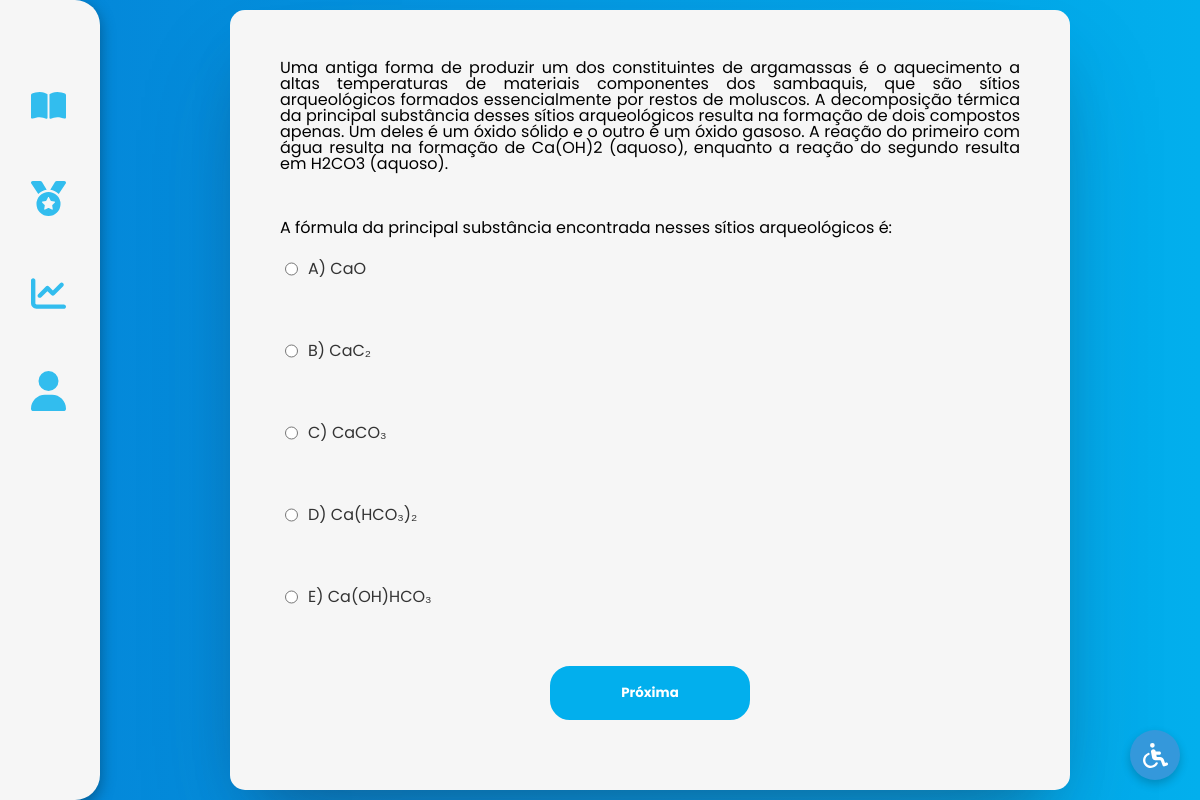
Page /app/public/src/funcoes/questionario.php?subconteudo_id=13 (signed in) on the committed database.
### tables this page shows
CREATE TABLE `perguntas` (
  `pergunta_id` int(11) NOT NULL,
  `enunciado` text NOT NULL,
  `questionario_id` int(11) DEFAULT NULL
);

CREATE TABLE `alternativas` (
  `alternativa_id` int(11) NOT NULL,
  `texto` varchar(255) NOT NULL,
  `correta` tinyint(1) NOT NULL,
  `pergunta_id` int(11) DEFAULT NULL
);

### app/public/src/funcoes/questionario.php (the view, shortened to what this page needs)
<?php
    include_once('../autenticacao/connect.php');
?>
<!DOCTYPE html>
<html lang="en">
<head>
    <link rel="stylesheet" href="../../assets/css/reset.css">
    <link rel="stylesheet" href="../../assets/css/questionario.css">
    <link rel="stylesheet" href="../../assets/css/navbargambiarra.css">
</head>
<body>
    <div class="container">
            <?php include ('../../assets/components/navbargambiarra.php'); ?>
            <div class="contentwrapper">
                <div class="questionariowrapper">
                    <?php
                        $subconteudoId = intval($_GET['subconteudo_id']);
                        $sql = "SELECT questionario_id FROM questionarios WHERE subconteudo_id = ?";
                        $stmt = $conexao->prepare($sql);
                        $stmt->bind_param('i', $subconteudoId);
                        $stmt->execute();
                        $questionario = $stmt->get_result()->fetch_assoc();
                        if ($questionario) {
                            $questionarioId = $questionario['questionario_id'];
                            $sqlPerguntas = "SELECT pergunta_id, enunciado FROM perguntas WHERE questionario_id = ?";
                            $stmtPerguntas = $conexao->prepare($sqlPerguntas);
                            $stmtPerguntas->bind_param('i', $questionarioId);
                            $stmtPerguntas->execute();
                            $resultPerguntas = $stmtPerguntas->get_result();
                            if ($resultPerguntas->num_rows > 0) {
                                echo "<form action='correcao.php' method='POST'>";
                                $perguntaCount = 0;
                                while ($pergunta = $resultPerguntas->fetch_assoc()) {
                                    $perguntaCount++;
                                    echo "<div class='pergunta' id='pergunta_$perguntaCount' >";
                                    echo "<h3 class='perguntah3'>" . nl2br($pergunta['enunciado']) . "</h3>";
                                    $sqlAlternativas = "SELECT alternativa_id, texto FROM alternativas WHERE pergunta_id = ?";
                                    $stmtAlternativas = $conexao->prepare($sqlAlternativas);
                                    $stmtAlternativas->bind_param('i', $pergunta['pergunta_id']);
                                    $stmtAlternativas->execute();
                                    $resultAlternativas = $stmtAlternativas->get_result();
                                    while ($alternativa = $resultAlternativas->fetch_assoc()) {
                                        echo "<label class='alternativaLabel'><input class='perguntainput' type='radio' name='pergunta_" . $pergunta['pergunta_id'] . "' value='" . $alternativa['alternativa_id'] . "' required data-question-id='" . $pergunta['pergunta_id'] . "'> " . $alternativa['texto'] . "</label><br>";
                                    }
                                    echo "</div>";
                                }
                                echo "<button class='questionariobotao' type='button' onclick='nextQuestion()'>Próxima</button>";
                                echo "</form>";
                            } else {
                                echo "Nenhuma pergunta disponível.";
                            }
                        } else {
                            echo "Nenhum questionário encontrado.";
                        }
                    ?>
                </div>
            </div>
        </div>
<?php include ('../../assets/components/acbbotao.php'); ?>
</body>
</html>

### app/public/assets/css/questionario.css (style rules this page uses)
* { padding: 0; margin: 0; box-sizing: border-box; }
body { background-image: linear-gradient(to right, #0485D8, #02AFED); }
.container { display: flex; flex-direction: row; width: 100vw; height: 100vh; background-image: linear-gradient(to right, #0485D8, #02AFED); }
.contentwrapper { display: flex; text-align: center; justify-content: center; align-items: center; width: 100vw; min-height: 100vh; background-image: linear-gradient(to right, #0485D8, #02AFED); }
.questionariowrapper { padding: 50px; display: flex; flex-direction: column; width: 70vw; min-height: 70vh; align-items: center; background-color: #f6f6f6; box-shadow: rgba(255, 255, 255, 0.1) 0px 1px 1px 0px inset, rgba(50, 50, 93, 0.25) 0px 50px 100px -20px, rgba(0, 0, 0, 0.3) 0px 30px 60px -30px; text-align: center; border-radius: 15px; align-items: center; margin-left: 350px; }
.pergunta { display: flex; flex-direction: column; gap: 20px; }
.perguntah3 { font-family: 'poppins', sans-serif; font-size: 16px; text-align: justify; }
.perguntainput { font-family: 'poppins', sans-serif; }
.questionariobotao { width: 200px; padding: 15px 0; border-radius: 20px; margin: 20px 10px; font-weight: bold; border-color: #02AFED; background-color: #02AFED; color: white; border-style: solid; font-family: 'poppins', sans-serif; align-items: end; }
.alternativaLabel { font-family: 'poppins', sans-serif; font-size: 16px; color: #333; padding: 5px; cursor: pointer; display: flex; flex-direction: row; }
.perguntainput { margin-right: 10px; }
@media (max-width: 1400px) { .questionariowrapper { margin-left: 100px; } }

### app/public/assets/css/navbargambiarra.css (style rules this page uses)
* { margin: 0; padding: 0; box-sizing: border-box; }

### rows in the picture
perguntas: enunciado "Uma antiga forma de produzir um dos constituintes de argamassas é o aquecimento a altas temperaturas de materiais componentes dos sambaquis, que são sítios arqueológicos formados essencialmente por restos de moluscos. A decomposição térmica da principal substância desses sítios arqueológicos resulta na formação de dois compostos apenas. Um deles é um óxido sólido e o outro é um óxido gasoso. A reação do primeiro com água resulta na formação de Ca(OH)2 (aquoso), enquanto a reação do segundo resulta em H2CO3 (aquoso). A fórmula da principal substância encontrada nesses sítios arqueológicos é:"
alternativas: texto "A) CaO"
alternativas: texto "B) CaC₂"
alternativas: texto "C) CaCO₃"
alternativas: texto "D) Ca(HCO₃)₂"
alternativas: texto "E) Ca(OH)HCO₃"
